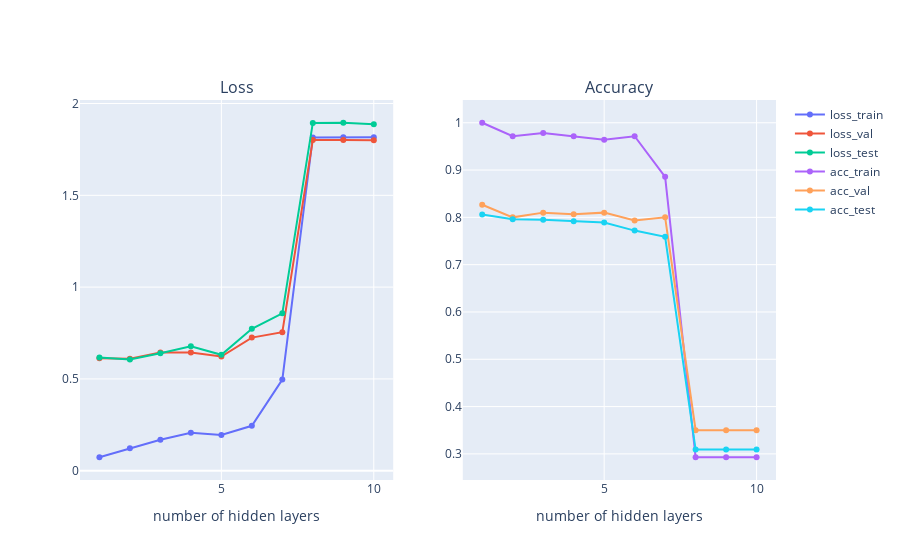

Source (notebook cell):
### Code cell
# visualize evolution of metric
from pygcn.other_utils import visualize_traker


visualize_traker(
    dict_loss_acc,
    types_error=["train", "val", "test"],
    xaxis_title="number of hidden layers"
)

### Figure 1 — Plotly figure (JSON) as saved in the notebook; plotly's stock layout.template omitted (floating-point values rounded to 4 significant figures)
{"data": [{"name": "loss_train", "type": "scatter", "x": [1, 2, 3, 4, 5, 6, 7, 8, 9, 10], "xaxis": "x", "y": [0.07327, 0.1216, 0.1691, 0.2064, 0.1942, 0.2446, 0.4963, 1.815, 1.817, 1.816], "yaxis": "y"}, {"name": "loss_val", "type": "scatter", "x": [1, 2, 3, 4, 5, 6, 7, 8, 9, 10], "xaxis": "x", "y": [0.612, 0.6104, 0.6434, 0.6437, 0.622, 0.725, 0.7546, 1.802, 1.801, 1.8], "yaxis": "y"}, {"name": "loss_test", "type": "scatter", "x": [1, 2, 3, 4, 5, 6, 7, 8, 9, 10], "xaxis": "x", "y": [0.6167, 0.6058, 0.64, 0.6774, 0.6314, 0.7728, 0.8574, 1.894, 1.895, 1.887], "yaxis": "y"}, {"name": "acc_train", "type": "scatter", "x": [1, 2, 3, 4, 5, 6, 7, 8, 9, 10], "xaxis": "x2", "y": [1, 0.9714, 0.9786, 0.9714, 0.9643, 0.9714, 0.8857, 0.2929, 0.2929, 0.2929], "yaxis": "y2"}, {"name": "acc_val", "type": "scatter", "x": [1, 2, 3, 4, 5, 6, 7, 8, 9, 10], "xaxis": "x2", "y": [0.8267, 0.8, 0.81, 0.8067, 0.81, 0.7933, 0.8, 0.35, 0.35, 0.35], "yaxis": "y2"}, {"name": "acc_test", "type": "scatter", "x": [1, 2, 3, 4, 5, 6, 7, 8, 9, 10], "xaxis": "x2", "y": [0.806, 0.796, 0.795, 0.792, 0.789, 0.772, 0.759, 0.309, 0.309, 0.309], "yaxis": "y2"}], "layout": {"annotations": [{"font": {"size": 16}, "showarrow": false, "text": "Loss", "x": 0.225, "xanchor": "center", "xref": "paper", "y": 1, "yanchor": "bottom", "yref": "paper"}, {"font": {"size": 16}, "showarrow": false, "text": "Accuracy", "x": 0.775, "xanchor": "center", "xref": "paper", "y": 1, "yanchor": "bottom", "yref": "paper"}], "xaxis": {"anchor": "y", "domain": [0, 0.45], "title": {"text": "number of hidden layers"}}, "xaxis2": {"anchor": "y2", "domain": [0.55, 1], "title": {"text": "number of hidden layers"}}, "yaxis": {"anchor": "x", "domain": [0, 1]}, "yaxis2": {"anchor": "x2", "domain": [0, 1]}}}
